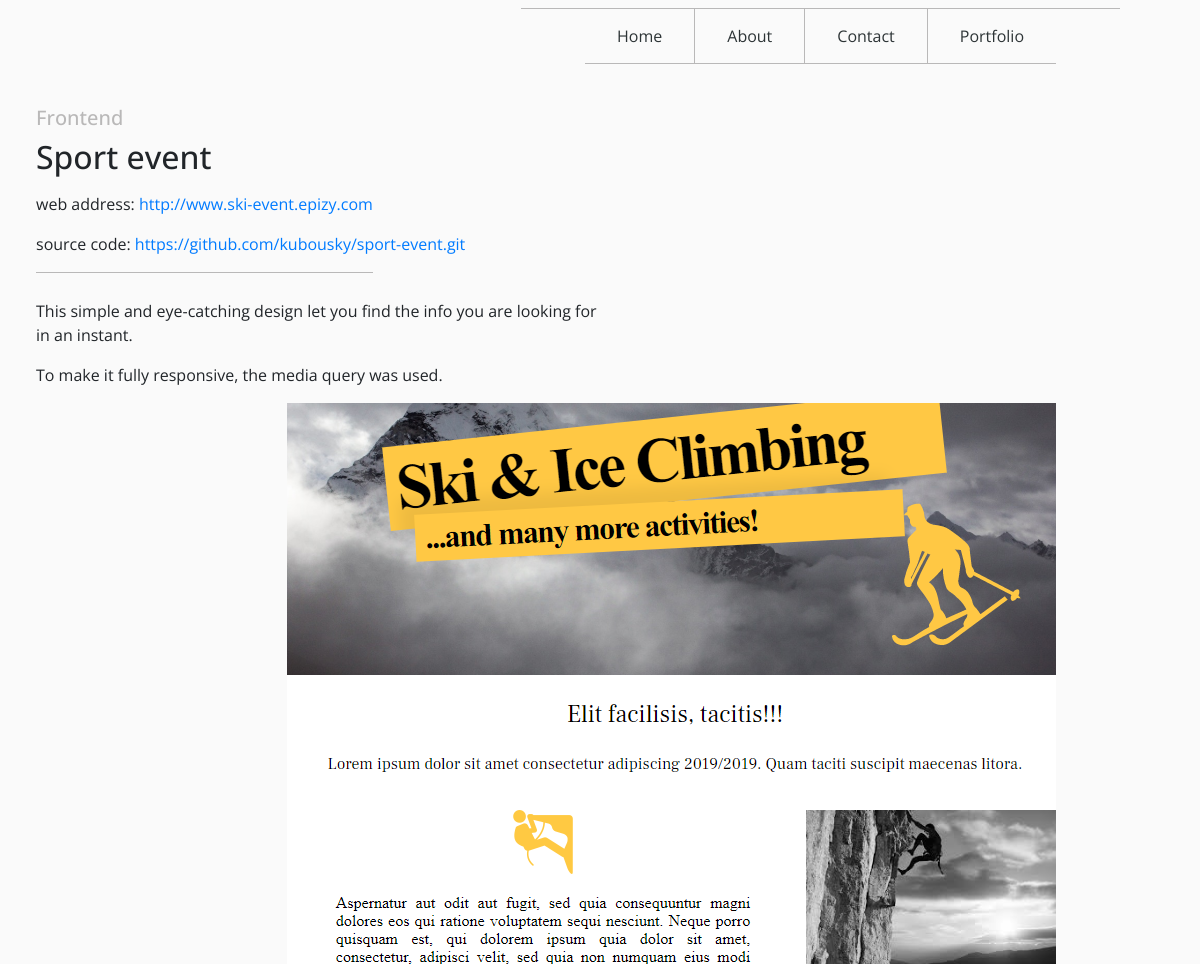
Page /1/sport-event/ on the committed database.
### portfolio/models.py (models this page shows, shortened)
class Project(models.Model):
    category = models.ForeignKey(Category,
                                    related_name='projects',
                                    on_delete=models.CASCADE)
    name = models.CharField(max_length=200, db_index=True)
    slug = models.SlugField(max_length=200, db_index=True)
    image = models.ImageField(upload_to='projects/%Y/%m/%d',
                                blank=True)
    description = models.TextField(blank=True)
    url = models.URLField(max_length=250, blank=True)
    repository = models.URLField(max_length=250)
    created = models.DateTimeField(auto_now_add=True)
    updated = models.DateTimeField(auto_now=True)
    class Meta:
        ordering = ('name',)
        index_together = (('id', 'slug'),)

class Category(models.Model):
    name = models.CharField(max_length=50, db_index=True)
    slug = models.SlugField(max_length=50, unique=True)
    image = models.ImageField(upload_to='categories/%Y/%m/%d',
                                blank=True)
    class Meta:
        ordering = ('name',)
        verbose_name = 'category'
        verbose_name_plural = 'categories'
    def __str__(self):
        return self.name
    def get_absolute_url(self):
        return reverse('portfolio:project_list_by_category',
                        args=[self.slug])

### portfolio/views.py (the view)
# urls.py: path('<int:id>/<slug:slug>/', never_cache(views.project_detail), name='project_detail'),
def project_detail(request, id, slug):
    project = get_object_or_404(Project,
                                id=id,
                                slug=slug)
    return render(request,
                    'portfolio/projects/detail.html',
                    {'project': project})

### portfolio/templates/portfolio/projects/detail.html (shortened to what this page needs)
{% extends "base.html" %}
{% load static %}
{% block content %}
    <div id="project-detail">
        <div id="text-detail">
            <h5><a href="{{ project.category.get_absolute_url }}">{{ project.category }}</a></h5>
            <h2>{{ project.name|linebreaks }}</h2>
            <p>web address: <a href="{{ project.url }}">{% if project.url %}{{ project.url }}{% else %}project in a deployment process{% endif %}</a></p>
            <p>source code: <a href="{{ project.repository }}">{{ project.repository}}</a></p>
            <p class="p-detail"></p>
            {{ project.description|linebreaks }}
        </div>
        <div id="img-detail">
            {% load thumbnail %}
            {% thumbnail project.image "350x230" crop="center" as pim %}
                <img src="{% if pim %}{{ pim.url }}{% else %}{% static "img/no_image.png" %}{% endif %}">
            {% endthumbnail %}
        </div>
    </div>
{% endblock %}

### portfolio/static/css/my_style.css (style rules this page uses)
html,body { font-family: 'Open Sans', sans-serif; background-color: #FAFAFA; min-height:100vh; overflow-x: hidden; }
#project-detail { margin-top: 30px; width: 85%; margin-left: 3%; overflow: hidden; }
#text-detail { float: left; width: 55%; }
#text-detail h5 a { color: rgb(185, 184, 184); }
#text-detail .p-detail { width: 60%; border: solid rgb(185, 184, 184) 1.4px; border-left: none; border-right: none; border-bottom: none; padding-top: 10px; }
#img-detail { float: right; }

### rows in the picture
Project: category "Frontend", name "Sport event", url "http://www.ski-event.epizy.com", repository "https://github.com/kubousky/sport-event.git", description "This simple and eye-catching design let you find the info you are looking for in an instant. To make it fully responsive, the media query was used."
